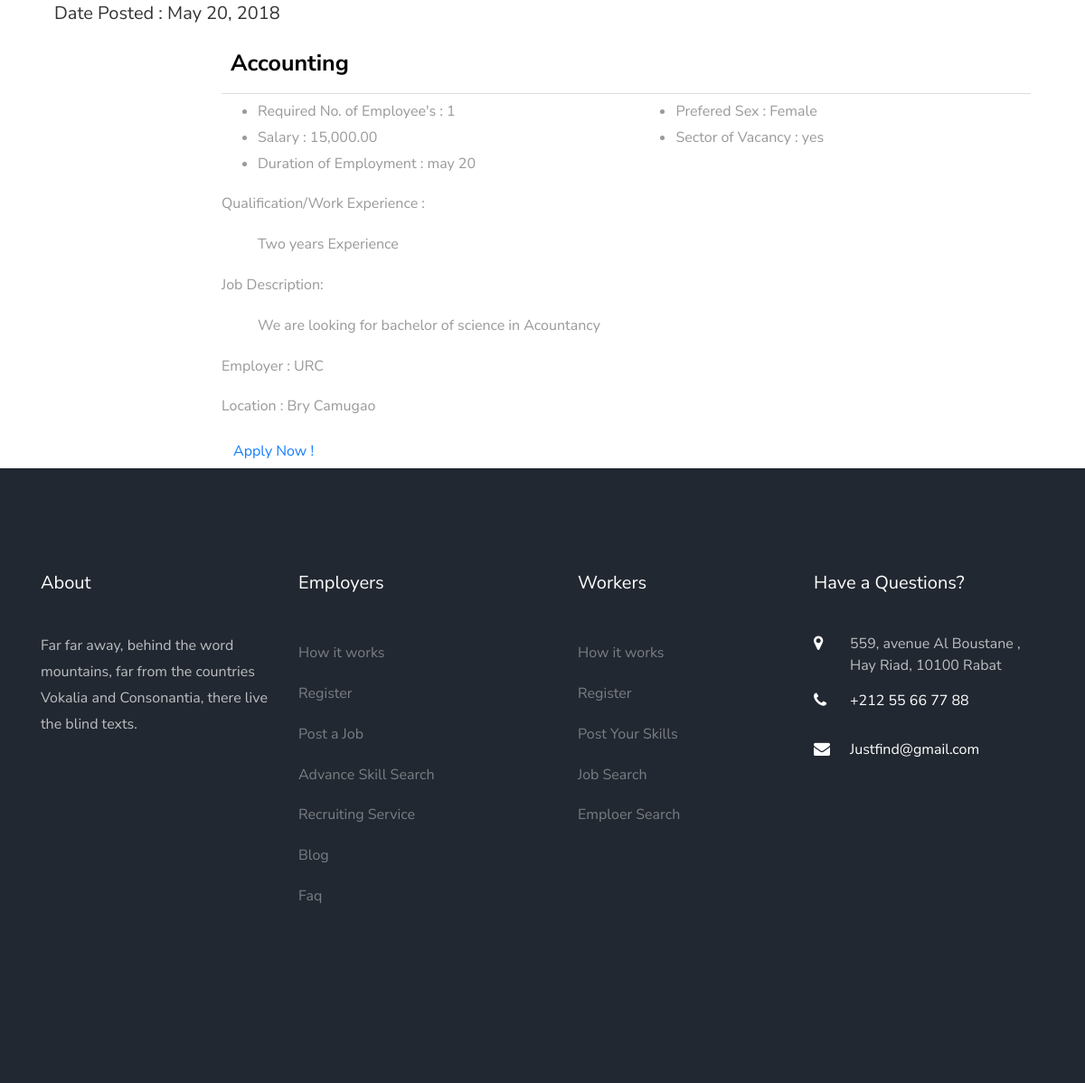
The page /index.php?q=viewjob&search=2 on the database its author committed.
### tables this page shows
CREATE TABLE `tbljob` (
  `JOBID` int(11) NOT NULL,
  `COMPANYID` int(11) NOT NULL,
  `CATEGORY` varchar(90) NOT NULL,
  `OCCUPATIONTITLE` varchar(90) NOT NULL,
  `REQ_NO_EMPLOYEES` int(11) NOT NULL,
  `SALARIES` double NOT NULL,
  `DURATION_EMPLOYEMENT` varchar(90) NOT NULL,
  `QUALIFICATION_WORKEXPERIENCE` text NOT NULL,
  `JOBDESCRIPTION` text NOT NULL,
  `PREFEREDSEX` varchar(30) NOT NULL,
  `SECTOR_VACANCY` text NOT NULL,
  `JOBSTATUS` varchar(90) NOT NULL,
  `DATEPOSTED` datetime NOT NULL
);

CREATE TABLE `tblcompany` (
  `COMPANYID` int(11) NOT NULL,
  `COMPANYNAME` varchar(90) NOT NULL,
  `COMPANYADDRESS` varchar(90) NOT NULL,
  `COMPANYCONTACTNO` varchar(30) NOT NULL,
  `COMPANYSTATUS` varchar(90) NOT NULL,
  `COMPANYMISSION` text NOT NULL
);

### index.php (called while the page is built, shortened)
<?php
require_once("theme/templates.php");
?>

### include/database.php (called while the page is built, shortened)
<?php
class Database {
	var $query = '';
	public $conn;
	public function open_connection() {
		try {
		$this->conn = new PDO("mysql:host=".server.";dbname=".database_name. "", user,pass);
		$this->conn->setAttribute(PDO::ATTR_ERRMODE, PDO::ERRMODE_EXCEPTION);
		}catch(PDOException $e){
			echo "Problem in database connection! Contact administrator!". $e->getMessage();
		}
	}
	function setQuery($sql='') {
		try {
		   $this->sql_string=$sql;
			$this->query = $this->conn->prepare($this->sql_string);
			$this->query->execute();
		  } catch (PDOException $e) {
		    echo "Failed to get query handle: " . $e->getMessage() . "\n";
		    exit;
		  }
	}
	function loadResultList() {
		$results = $this->query->fetchAll(PDO::FETCH_OBJ);
		return $results;
	}
}
$mydb = new Database();

### viewjob.php (the view, shortened to what this page needs)
    <section id="content">
        <div class="container content">
 <?php
 if (isset($_GET['search'])) {
    $jobid = $_GET['search'];
 }else{
     $jobid = '';
 }
    $sql = "SELECT * FROM `tblcompany` c,`tbljob` j WHERE c.`COMPANYID`=j.`COMPANYID` AND JOBID LIKE '%" . $jobid ."%' ORDER BY DATEPOSTED DESC" ;
    $mydb->setQuery($sql);
    $cur = $mydb->loadResultList();
    foreach ($cur as $result) {
  ?>
           <div class="container">
             <div class="mg-available-rooms">
                    <h5 class="mg-sec-left-title">Date Posted :  <?php echo date_format(date_create($result->DATEPOSTED),'M d, Y'); ?></h5>
                        <div class="mg-avl-rooms">
                            <div class="mg-avl-room">
                                <div class="row">
                                    <div class="col-sm-2">
                                    </div>
                                    <div class="col-sm-10">
                                        <div style="border-bottom: 1px solid #ddd;padding: 10px;font-size: 25px;font-weight: bold;color: #000;margin-bottom: 5px;"><?php echo $result->OCCUPATIONTITLE ;?>
                                        </div>
                                        <div class="row contentbody">
                                            <div class="col-sm-6">
                                                <ul>
                                                    <li><i class="fp-ht-bed"></i>Required No. of Employee's : <?php echo $result->REQ_NO_EMPLOYEES; ?></li>
                                                    <li><i class="fp-ht-food"></i>Salary : <?php echo number_format($result->SALARIES,2);  ?></li>
                                                    <li><i class="fa fa-sun-"></i>Duration of Employment : <?php echo $result->DURATION_EMPLOYEMENT; ?></li>
                                                </ul>
                                            </div>
                                            <div class="col-sm-6">
                                                <ul>
                                                    <li><i class="fp-ht-tv"></i>Prefered Sex : <?php echo $result->PREFEREDSEX; ?></li>
                                                    <li><i class="fp-ht-computer"></i>Sector of Vacancy : <?php echo $result->SECTOR_VACANCY; ?></li>
                                                </ul>
                                            </div>
                                            <div class="col-sm-12">
                                                <p>Qualification/Work Experience :</p>
                                                 <ul style="list-style: none;">
                                                    <li><?php echo $result->QUALIFICATION_WORKEXPERIENCE ;?></li>
                                                </ul>
                                            </div>
                                            <div class="col-sm-12">
                                                <p>Job Description:</p>
                                                <ul style="list-style: none;">
                                                     <li><?php echo $result->JOBDESCRIPTION ;?></li>
                                                </ul>
                                             </div>
                                            <div class="col-sm-12">
                                                <p>Employer :  <?php echo  $result->COMPANYNAME; ?></p>
                                                <p>Location :  <?php echo  $result->COMPANYADDRESS; ?></p>
                                            </div>
                                        </div>
                                          <a href="<?php echo web_root; ?>index.php?q=apply&job=<?php echo $result->JOBID;?>&view=personalinfo" class="btn btn-main btn-next-tab">Apply Now !</a>
                                    </div>
                                </div>
                            </div>
                        </div>
                    </div>
            </div>
<?php  } ?>    </div>
    </section>

### rows shown on the page
tbljob: DATEPOSTED "May 20, 2018", OCCUPATIONTITLE "Accounting", REQ_NO_EMPLOYEES "1", SALARIES "15,000.00", DURATION_EMPLOYEMENT "may 20", PREFEREDSEX "Female", SECTOR_VACANCY "yes", QUALIFICATION_WORKEXPERIENCE "Two years Experience", JOBDESCRIPTION "We are looking for bachelor of science in Acountancy", COMPANYID.COMPANYNAME "URC", COMPANYID.COMPANYADDRESS "Bry Camugao"
